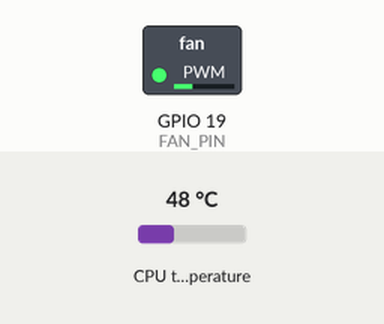
The program below on a simulated Raspberry Pi (BCM pin numbers). Shown: switched loads named in the program (green lamp = pin HIGH). The inputs (shaded band) are chosen by the test bench; at power-on: CPU temperature 48 °C.

Above: at 1.2 s.
1.3 s: CPU temperature set to 46 °C
3.2 s: CPU temperature set to 43 °C
At 4.7 s:
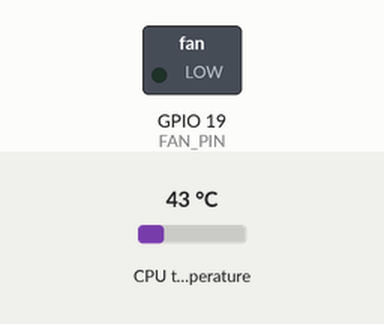
5.5 s: CPU temperature set to 71 °C
At 7.3 s:
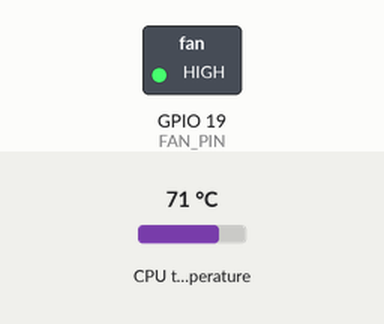
7.6 s: CPU temperature set to 68 °C
At 8.8 s:
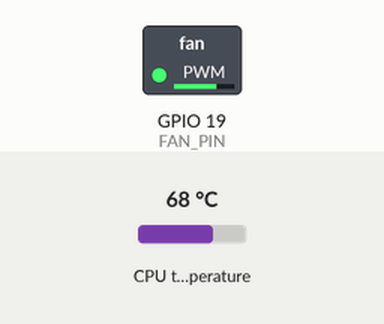
9.6 s: CPU temperature set to 61 °C
11.3 s: CPU temperature set to 58 °C
At 13.0 s:
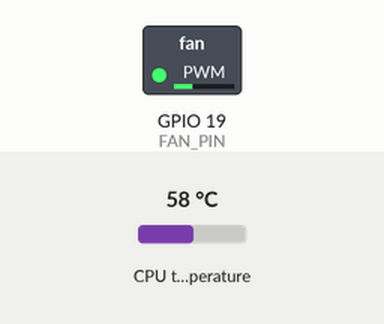
Timing chart, 0 to 14.5 s (numbered marks = the images above; inputs shaded):
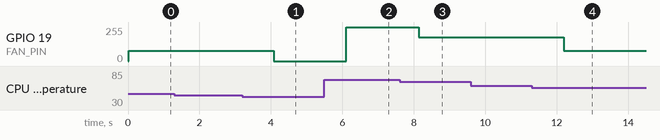

The program:

main.py
```python
import RPi.GPIO as GPIO
import time
import os
import atexit
import argparse


FAN_PIN = 19  # Default GPIO pin
PWM_FREQ = 25 # This is in kHz. The default is for the Noctua NF-A4x10. Look for the Target frequency in the spec of your fan.

# Fan default settings
FAN_OFF = 0
FAN_LOW = 30
FAN_HIGH = 70
FAN_MAX = 100

# Temperature thresholds
LOW_TEMP = 45
HIGH_TEMP = 60
MAX_TEMP = 70

OFFSET_THRESHOLD = 2 # Difference in temperature that will trigger a change in speed in Auto mode

WAIT_TIME = 1 #Sleep time between cycle


# Init the PWM fan
GPIO.setwarnings(False)
GPIO.setmode(GPIO.BCM)
GPIO.setup(FAN_PIN, GPIO.OUT, initial=GPIO.LOW)
PWM_FAN = GPIO.PWM(FAN_PIN,PWM_FREQ)

# set the fan speed to 0.
def resetFan():
    PWM_FAN.start(FAN_OFF)

class PWMFan:
    def __init__(self, debug=None):
        self.debug = debug
        self.pwmfan = PWM_FAN
        self.last_value = 0

    def turn_off(self):
        self.pwmfan.start(FAN_OFF)
        return

    def set_value(self, speed):
        # Speed value must be 0.0 to 1.0

        self.pwmfan.start(speed) # round the speed value to 1 decimal
        if debug:
            print(f"fan speed set to {speed}%")
        return

    def get_value(self):
        return self.pwmfan.value

    def get_cpu_temp(self):
        res = os.popen('cat /sys/class/thermal/thermal_zone0/temp').readline()
        temp = float(res)/1000
        return temp

    def auto_fan_speed(self):
        temp = round(self.get_cpu_temp(), 1)
        offset = abs(temp - self.last_value)
        if debug:
            print(temp)
        if offset >= OFFSET_THRESHOLD:
            self.last_value = temp
            if temp < LOW_TEMP:
                self.set_value(FAN_OFF)
            if temp >= LOW_TEMP and temp < HIGH_TEMP:
                self.set_value(FAN_LOW)
            if temp >= HIGH_TEMP and temp < MAX_TEMP:
                self.set_value(FAN_HIGH)
            if temp >= MAX_TEMP:
                self.set_value(FAN_MAX)
        return


    def run(self):
        try:
            self.auto_fan_speed()
        except:
            resetFan()

if __name__ == "__main__":
    parser = argparse.ArgumentParser()
    parser.add_argument("--debug", action="store_true", help="Set debug to true")

    flags = parser.parse_args()
    debug = None
    try:
        if flags.debug:
            debug = True
        # Handle fan speed every WAIT_TIME sec
        fan = PWMFan(debug)

        while True:
            fan.run()
            time.sleep(1)

    except KeyboardInterrupt: # trap a CTRL+C keyboard interrupt
        resetFan()

    atexit.register(resetFan)
```

Measured:
- the behaviour switches between 45 and 44 °C on CPU temperature (found by bisection; images 0 and 1)
- the behaviour switches between 70 and 69 °C on CPU temperature (found by bisection; images 2 and 3)
- the behaviour switches between 60 and 59 °C on CPU temperature (found by bisection; images 3 and 4)
- after the input at 1.3 s, every drawn part: stays the same
- after the input at 3.2 s, GPIO 19 (FAN_PIN): 77/255 → 0/255 after 0.88 s
- after the input at 5.5 s, GPIO 19 (FAN_PIN): 0/255 → 255/255 after 0.61 s
- after the input at 7.6 s, GPIO 19 (FAN_PIN): 255/255 → 179/255 after 0.54 s
- after the input at 9.6 s, every drawn part: stays the same
- after the input at 11.3 s, GPIO 19 (FAN_PIN): 179/255 → 77/255 after 0.90 s
